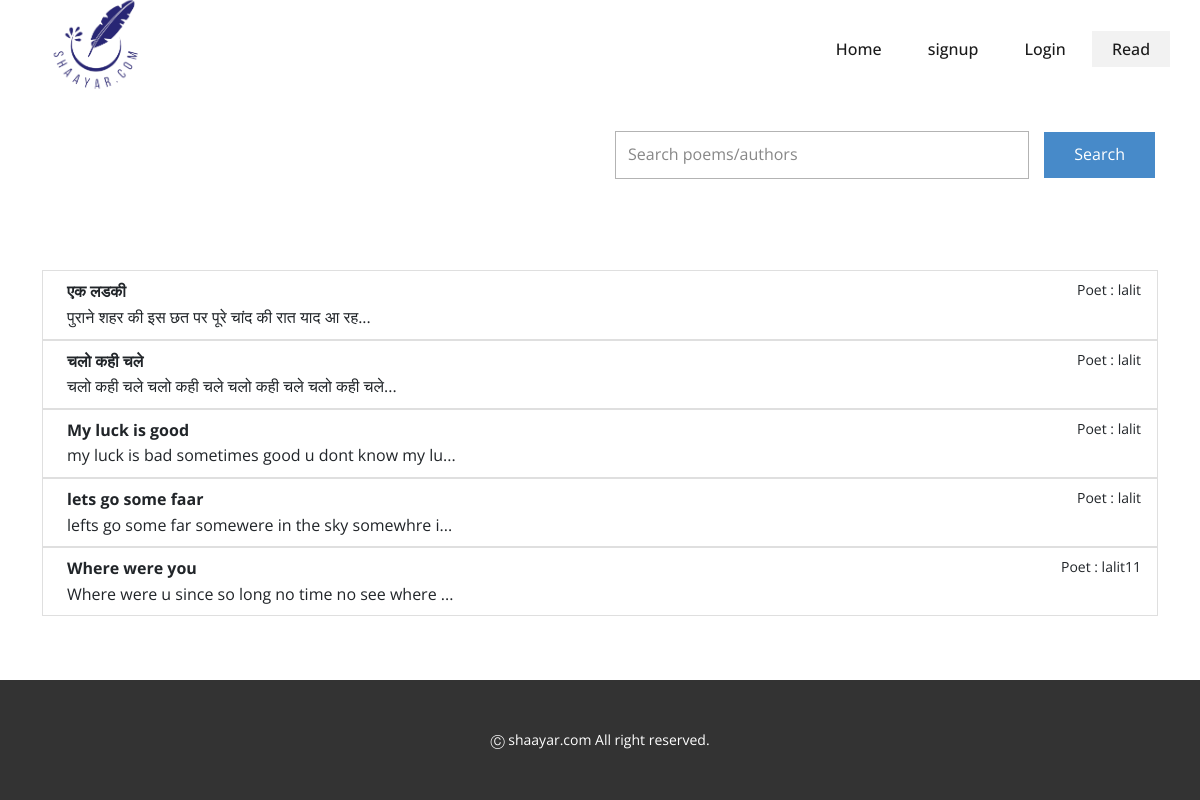
Before: /read with the older database file.
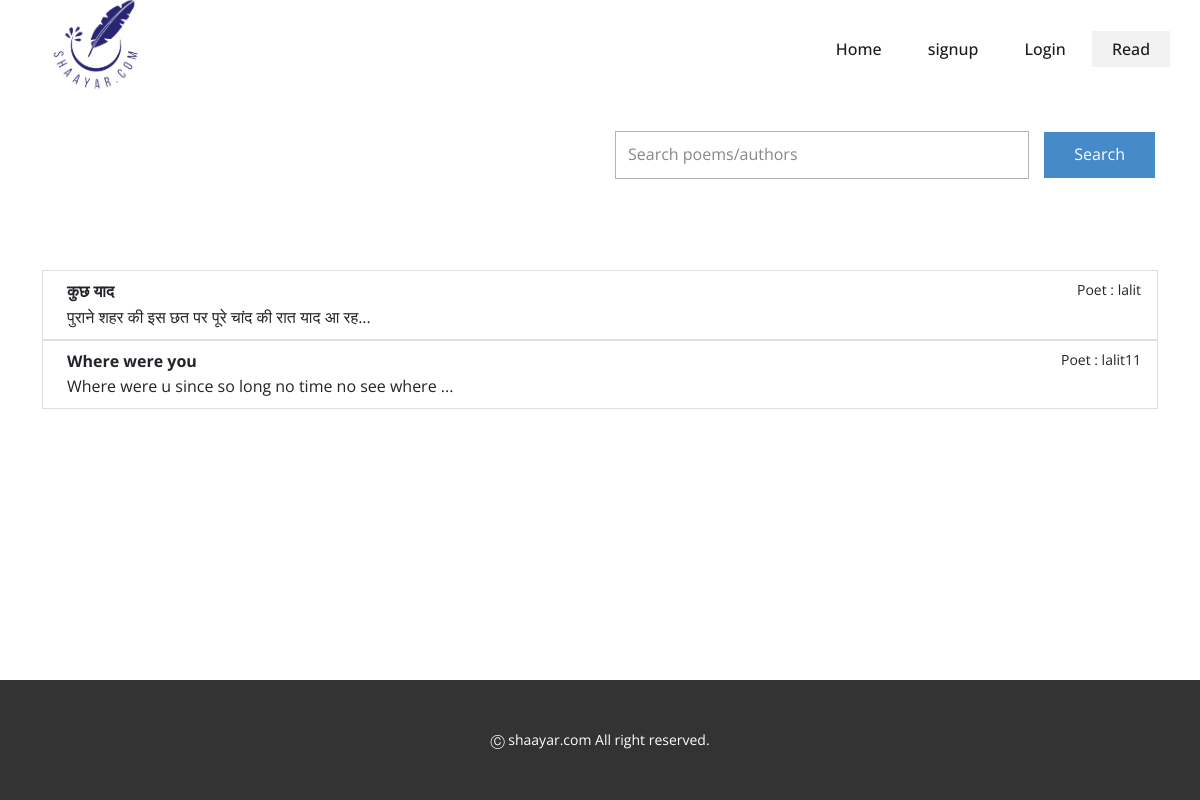
After: the same page with the newer database file.
### poetrydb/models.py (models this page shows)
class Poem(models.Model):
    poemID = models.AutoField(primary_key=True)
    lang = models.CharField(max_length=15)
    publish_date = models.DateField(auto_now_add=True)
    author = models.CharField(max_length=100, default="")
    title = models.CharField(max_length=50)
    content = models.CharField(max_length=1000)

### shaayri/views.py (the view)
# urls.py: path('read', views.read),
def read(request):
    poem = Poem.objects.all()
    if request.method == "POST":
        query = str(request.POST["search_query"])
        print('query : ',query)
    return render(request, 'Read.html', {'poems' : poem})

### templates/Read.html (shortened to what this page needs)
{% load static %}
<!DOCTYPE html>
<html style="font-size: 16px;">
  <head>
    <link rel="stylesheet" href="{% static 'CSS/nicepage.css' %}" media="screen">
    <link rel="stylesheet" href="{% static 'CSS/Read.css' %}" media="screen">
    <link href="https://cdn.jsdelivr.net/npm/bootstrap@5.1.3/dist/css/bootstrap.min.css" rel="stylesheet">
  </head>
  <body class="u-body"><header class="u-clearfix u-header u-header" id="sec-6ed0"><div class="u-clearfix u-sheet u-sheet-1">
        <a class="u-image u-logo u-image-1" data-image-width="558" data-image-height="447">
          <img src="{% static 'images/shayar-logo-trans.png' %}" class="u-logo-image u-logo-image-1">
        </a>
        <nav class="u-menu u-menu-dropdown u-offcanvas u-menu-1">
          <div class="u-custom-menu u-nav-container">
            <ul class="u-nav u-spacing-2 u-unstyled u-nav-1"><li class="u-nav-item"><a class="u-active-grey-5 u-button-style u-hover-grey-10 u-nav-link u-text-active-grey-90 u-text-grey-90 u-text-hover-grey-90" href="/" style="padding: 10px 20px;">Home</a></li>
{% if not user.is_authenticated %}
  <li class="u-nav-item"><a class="u-active-grey-5 u-button-style u-hover-grey-10 u-nav-link u-text-active-grey-90 u-text-grey-90 u-text-hover-grey-90" href="/signup" style="padding: 10px 20px;">signup</a></li>
  <li class="u-nav-item"><a class="u-active-grey-5 u-button-style u-hover-grey-10 u-nav-link u-text-active-grey-90 u-text-grey-90 u-text-hover-grey-90" href="/#sec-d6ff" data-page-id="1652114295" style="padding: 10px 20px;">Login</a></li>
{% endif %}
<li class="u-nav-item"><a class="u-active-grey-5 u-button-style u-hover-grey-10 u-nav-link u-text-active-grey-90 u-text-grey-90 u-text-hover-grey-90" href="/read" style="padding: 10px 20px;">Read</a>
</li>
          </div>
        </nav>
      </div></header>
    <section class="u-clearfix u-section-1" id="sec-bcb9">
      <div class="u-clearfix u-sheet u-sheet-1">
        <div class="u-form u-form-1">
          <form action="/read" method="post" class="u-clearfix u-form-horizontal u-form-spacing-15 u-inner-form" style="padding: 15px" source="custom">
            <div class="u-form-group u-form-name">
              <input type="text" placeholder="Search poems/authors" id="name-558c" name="search_query" class="u-border-1 u-border-grey-30 u-input u-input-rectangle" required="">
            </div>
            <div class="u-form-group u-form-submit">
              <button type="submit" class="u-btn u-btn-submit u-button-style">Search</button>
            </div>
          </form>
        </div>
        <br><br><br>
        <div class="container-sm">
          <ol class="list-group list-group-numbered">
            {% for poem in poems %}
            <a href="read/{{poem.poemID}}" class="text-decoration-none"><li class="list-group-item d-flex justify-content-between align-items-start">
              <div class="ms-2 me-auto">
                <div class="fw-bold">{{poem.title}}</div>
                {{poem.content|slice:":50"}}...
              </div>
              <small>Poet : {{poem.author}}</small>
            </li>
          </a>
          {% endfor %}
        </ol>
       </div>
       <br><br>
    </section>
    <footer class="u-align-center u-clearfix u-footer u-grey-80 u-footer" id="sec-436c"><div class="u-clearfix u-sheet u-sheet-1">
      <p class="u-small-text u-text u-text-variant u-text-1">Ⓒ shaayar.com All right reserved.</p>
    </div></footer>
  </body>
</html>

### static/CSS/Read.css (style rules this page uses)
.u-section-1 .u-sheet-1 { min-height: 582px; }
.u-section-1 .u-form-1 { height: 78px; margin: 18px 0 0 570px; }

Changed rows visible on the page:
removed Poem: title "चलो कही चले", content "चलो कही चले चलो कही चले चलो कही चले चलो कही चले", author "lalit"
removed Poem: title "My luck is good", content "my luck is bad sometimes good u dont know my lu", author "lalit"
removed Poem: title "lets go some faar", content "lefts go some far somewere in the sky somewhre i", author "lalit"
changed Poem "पुराने शहर की इस छत पर पूरे चांद की रात याद आ रह": title "एक लडकी" → "कुछ याद"
